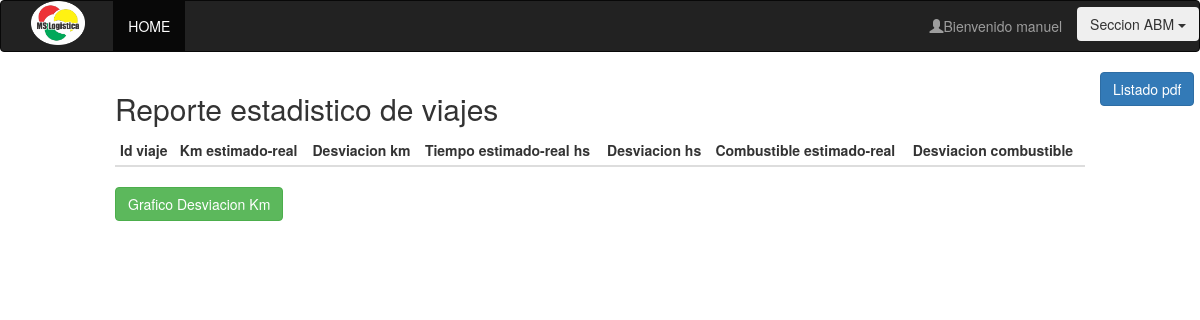
The app's page /vistas/admin/consultarReporteViajes.php (signed in), older data.
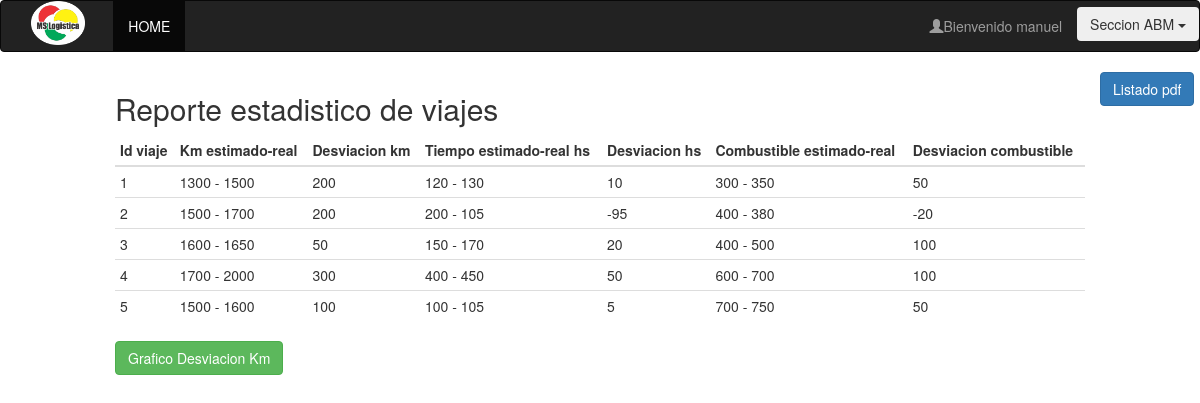
The same page, newer data.
### tables this page shows
create table administrador(
id int AUTO_INCREMENT primary key,
dni_administrador int unique,
rol varchar(30),
nombre varchar(20),
apellido varchar(20),
telefono int (10),
domicilio varchar (30),
email varchar(30),
id_usuario int
);

create table viaje(
id int AUTO_INCREMENT  primary key,
id_vehiculo int,
id_administrador int,
origen varchar(20),
destino varchar(20),
tipo_de_carga varchar(20),
fecha_de_salida_prevista date,
fecha_de_llegada_prevista date,
tiempo_estimado int,
fecha_de_salida_real date,
fecha_de_llegada_real date,
tiempo_real int,
km_recorridos_previstos int,
km_recorridos_reales int,
combustible_consumido_estimado  int,
combustible_consumido_real int
);

### modelo/conexion.php (called while the page is built, shortened)
<?php
  class Conexion{
    public static function conectar(){
      $con = mysqli_connect("localhost","root","","logikw");
      return $con;
    }
    public static function getQuery($sql){
      $con = Conexion::conectar();
      $datos = mysqli_query($con, $sql);
      return $datos;
    }
}
?>

### vistas/admin/consultarReporteViajes.php (the view, shortened to what this page needs)
<?php
	if(isset($_SESSION['administrador'])){
		$query = Administrador::getAllForId($_SESSION['administrador']);
		$resultado = Conexion::getQuery($query);
		$admin = mysqli_fetch_assoc($resultado);
	}
	else{
		header("Location: ../../index.php");
	}
?>
<!DOCTYPE html>
<html>
<head>
  <link rel="stylesheet" type="text/css" href="../../css/bootstrap.min.css">
  <link rel="stylesheet" type="text/css" href="../../css/home.css">
</head>
<body>
<nav class="navbar navbar-inverse">
	<div class="col-sm-12">
	    <div class="navbar-header col-sm-1">
	     <img src="../../image/logo.png">
	    </div>
	    <ul class="nav navbar-nav col-sm-4">
	      <li class="active"><a href="<?php echo '../../vistas/adminLogeado.php'; ?>">HOME</a></li>
	    </ul>
		<ul class="dropdown nav navbar-nav navbar-right nombreLogeado" style="padding-top: 0.5%;">
		  <button class="btn dropdown-toggle" type="button" data-toggle="dropdown">Seccion ABM
		  <span class="caret"></span></button>
		</ul>
	    <ul class="nav navbar-nav navbar-right">
	    	<li><a href=""><span class="glyphicon glyphicon-user" ></span>Bienvenido <?php echo $admin['nombre'] ?></a></li>
	    </ul>
	</div>
</nav>
<div class="col-sm-10 col-sm-offset-1">
  <h2>Reporte estadistico de viajes</h2>
  <table class="table table-condensed">
    <thead>
      <tr>
	     <th>Id viaje</th>
        <th>Km estimado-real</th>
        <th>Desviacion km</th>
  <th>Tiempo estimado-real hs</th>
  <th>Desviacion hs </th>
   <th> Combustible estimado-real</th>
      <th> Desviacion combustible </th>
      </tr>
    </thead>
    <tbody>
   	<?php
		$query = "SELECT id,km_recorridos_previstos,km_recorridos_reales,
	km_recorridos_reales-km_recorridos_previstos as desviacion_k,tiempo_estimado,tiempo_real,
tiempo_real-tiempo_estimado as desviacion_t,combustible_consumido_estimado,combustible_consumido_real,combustible_consumido_real-combustible_consumido_estimado as desviacion_c	from viaje";
		$var = Conexion::getQuery($query);
	while($lista = mysqli_fetch_assoc($var)){
	echo "
		 <tr>
		 <td>".$lista['id']."</td>
		 <td>".$lista['km_recorridos_previstos']." - ".$lista['km_recorridos_reales']."</td>
		 <td>".$lista['desviacion_k']."</td>
		 <td>".$lista['tiempo_estimado']." - ".$lista['tiempo_real']."</td>
		 <td>".$lista['desviacion_t']."</td>
		 <td>".$lista['combustible_consumido_estimado']." - ".$lista['combustible_consumido_real']."</td>
		 <td>".$lista['desviacion_c']."</td>
		 </tr> ";
	}
   	?>
    </tbody>
  </table>
  <input type="submit"  class='btn btn-success' value="Grafico Desviacion Km " onclick = "location='grafico.php'"/>
</div>
		<input type="submit"  class='btn btn-primary' value="Listado pdf" onclick = "location='ListadoPdfReporteViajes.php'"/>
</body>
</html>

### css/home.css (style rules this page uses)
body { background-color: #FFFFFF; }
img { margin: 0 auto; }
.navbar-header img { width: 80%; }
.nombreLogeado { padding-top: 200px; }

Row changes from the older to the newer data that the page shows:
added viaje: id "1", km_recorridos_previstos "1300", km_recorridos_reales "1500", desviacion_k "200", tiempo_estimado "120", tiempo_real "130", desviacion_t "10", combustible_consumido_estimado "300", combustible_consumido_real "350", desviacion_c "50"
added viaje: id "2", km_recorridos_previstos "1500", km_recorridos_reales "1700", desviacion_k "200", tiempo_estimado "200", tiempo_real "105", desviacion_t "-95", combustible_consumido_estimado "400", combustible_consumido_real "380", desviacion_c "-20"
added viaje: id "3", km_recorridos_previstos "1600", km_recorridos_reales "1650", desviacion_k "50", tiempo_estimado "150", tiempo_real "170", desviacion_t "20", combustible_consumido_estimado "400", combustible_consumido_real "500", desviacion_c "100"
added viaje: id "4", km_recorridos_previstos "1700", km_recorridos_reales "2000", desviacion_k "300", tiempo_estimado "400", tiempo_real "450", desviacion_t "50", combustible_consumido_estimado "600", combustible_consumido_real "700", desviacion_c "100"
added viaje: id "5", km_recorridos_previstos "1500", km_recorridos_reales "1600", desviacion_k "100", tiempo_estimado "100", tiempo_real "105", desviacion_t "5", combustible_consumido_estimado "700", combustible_consumido_real "750", desviacion_c "50"
